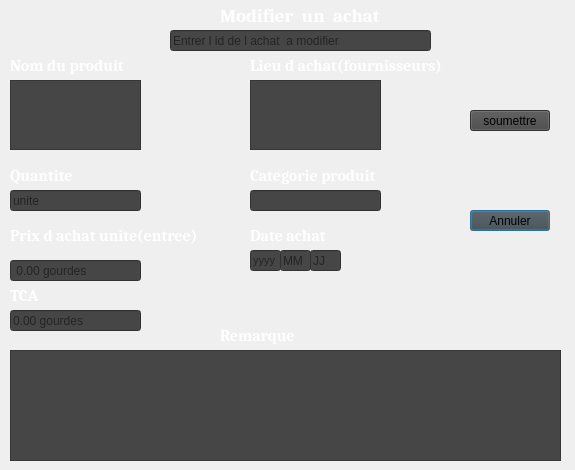
<?xml version="1.0" encoding="UTF-8"?>
<ui version="4.0">
 <class>modifierachat</class>
 <widget class="QDialog" name="modifierachat">
  <property name="geometry">
   <rect>
    <x>0</x>
    <y>0</y>
    <width>575</width>
    <height>470</height>
   </rect>
  </property>
  <property name="windowTitle">
   <string>Modifier achat</string>
  </property>
  <property name="windowIcon">
   <iconset resource="../../Documents/Menu/logo1.qrc">
    <normaloff>:/menu/logo1/logo.png</normaloff>:/menu/logo1/logo.png</iconset>
  </property>
  <widget class="QLabel" name="label">
   <property name="geometry">
    <rect>
     <x>220</x>
     <y>0</y>
     <width>171</width>
     <height>31</height>
    </rect>
   </property>
   <property name="font">
    <font>
     <family>Cambria</family>
     <pointsize>14</pointsize>
     <weight>75</weight>
     <bold>true</bold>
    </font>
   </property>
   <property name="styleSheet">
    <string notr="true">color: rgb(255, 255, 255);</string>
   </property>
   <property name="text">
    <string>Modifier  un  achat</string>
   </property>
  </widget>
  <widget class="QLineEdit" name="idachat">
   <property name="geometry">
    <rect>
     <x>170</x>
     <y>30</y>
     <width>261</width>
     <height>21</height>
    </rect>
   </property>
   <property name="styleSheet">
    <string notr="true">background-color: rgb(70, 70, 70);</string>
   </property>
   <property name="placeholderText">
    <string>Entrer l id de l achat  a modifier </string>
   </property>
  </widget>
  <widget class="QLabel" name="label_5">
   <property name="geometry">
    <rect>
     <x>10</x>
     <y>220</y>
     <width>201</width>
     <height>31</height>
    </rect>
   </property>
   <property name="font">
    <font>
     <family>Cambria</family>
     <pointsize>12</pointsize>
     <weight>75</weight>
     <bold>true</bold>
    </font>
   </property>
   <property name="styleSheet">
    <string notr="true">color: rgb(255, 255, 255);</string>
   </property>
   <property name="text">
    <string>Prix d achat unite(entree)</string>
   </property>
  </widget>
  <widget class="QPushButton" name="pushButton">
   <property name="geometry">
    <rect>
     <x>470</x>
     <y>210</y>
     <width>80</width>
     <height>21</height>
    </rect>
   </property>
   <property name="styleSheet">
    <string notr="true">background-color: rgb(70, 70, 70);</string>
   </property>
   <property name="text">
    <string>Annuler</string>
   </property>
  </widget>
  <widget class="QPushButton" name="acheter">
   <property name="geometry">
    <rect>
     <x>470</x>
     <y>110</y>
     <width>80</width>
     <height>21</height>
    </rect>
   </property>
   <property name="styleSheet">
    <string notr="true">background-color: rgb(70, 70, 70);</string>
   </property>
   <property name="text">
    <string>soumettre</string>
   </property>
  </widget>
  <widget class="QLineEdit" name="prix">
   <property name="geometry">
    <rect>
     <x>10</x>
     <y>260</y>
     <width>131</width>
     <height>21</height>
    </rect>
   </property>
   <property name="styleSheet">
    <string notr="true">background-color: rgb(70, 70, 70);</string>
   </property>
   <property name="placeholderText">
    <string> 0.00 gourdes</string>
   </property>
   <property name="clearButtonEnabled">
    <bool>true</bool>
   </property>
  </widget>
  <widget class="QLabel" name="label_8">
   <property name="geometry">
    <rect>
     <x>250</x>
     <y>160</y>
     <width>141</width>
     <height>31</height>
    </rect>
   </property>
   <property name="font">
    <font>
     <family>Cambria</family>
     <pointsize>12</pointsize>
     <weight>75</weight>
     <bold>true</bold>
    </font>
   </property>
   <property name="styleSheet">
    <string notr="true">color: rgb(255, 255, 255);</string>
   </property>
   <property name="text">
    <string>Categorie produit</string>
   </property>
  </widget>
  <widget class="QLabel" name="label_6">
   <property name="geometry">
    <rect>
     <x>250</x>
     <y>220</y>
     <width>131</width>
     <height>31</height>
    </rect>
   </property>
   <property name="font">
    <font>
     <family>Cambria</family>
     <pointsize>12</pointsize>
     <weight>75</weight>
     <bold>true</bold>
    </font>
   </property>
   <property name="styleSheet">
    <string notr="true">color: rgb(255, 255, 255);</string>
   </property>
   <property name="text">
    <string>Date achat</string>
   </property>
  </widget>
  <widget class="QLineEdit" name="jour">
   <property name="geometry">
    <rect>
     <x>310</x>
     <y>250</y>
     <width>31</width>
     <height>21</height>
    </rect>
   </property>
   <property name="styleSheet">
    <string notr="true">background-color: rgb(70, 70, 70);</string>
   </property>
   <property name="maxLength">
    <number>2</number>
   </property>
   <property name="placeholderText">
    <string>JJ</string>
   </property>
  </widget>
  <widget class="QLabel" name="label_2">
   <property name="geometry">
    <rect>
     <x>10</x>
     <y>50</y>
     <width>121</width>
     <height>31</height>
    </rect>
   </property>
   <property name="font">
    <font>
     <family>Cambria</family>
     <pointsize>12</pointsize>
     <weight>75</weight>
     <bold>true</bold>
    </font>
   </property>
   <property name="styleSheet">
    <string notr="true">color: rgb(255, 255, 255);</string>
   </property>
   <property name="text">
    <string>Nom du produit</string>
   </property>
  </widget>
  <widget class="QLabel" name="label_3">
   <property name="geometry">
    <rect>
     <x>10</x>
     <y>280</y>
     <width>51</width>
     <height>31</height>
    </rect>
   </property>
   <property name="font">
    <font>
     <family>Cambria</family>
     <pointsize>12</pointsize>
     <weight>75</weight>
     <bold>true</bold>
    </font>
   </property>
   <property name="styleSheet">
    <string notr="true">color: rgb(255, 255, 255);</string>
   </property>
   <property name="text">
    <string>TCA</string>
   </property>
  </widget>
  <widget class="QTextEdit" name="remarque">
   <property name="geometry">
    <rect>
     <x>10</x>
     <y>350</y>
     <width>551</width>
     <height>111</height>
    </rect>
   </property>
   <property name="font">
    <font>
     <family>Cambria</family>
     <pointsize>12</pointsize>
     <weight>75</weight>
     <bold>true</bold>
    </font>
   </property>
   <property name="styleSheet">
    <string notr="true">background-color: rgb(70, 70, 70);</string>
   </property>
  </widget>
  <widget class="QLineEdit" name="quantite">
   <property name="geometry">
    <rect>
     <x>10</x>
     <y>190</y>
     <width>131</width>
     <height>21</height>
    </rect>
   </property>
   <property name="styleSheet">
    <string notr="true">background-color: rgb(70, 70, 70);</string>
   </property>
   <property name="placeholderText">
    <string>unite</string>
   </property>
   <property name="clearButtonEnabled">
    <bool>true</bool>
   </property>
  </widget>
  <widget class="QLineEdit" name="categorie">
   <property name="geometry">
    <rect>
     <x>250</x>
     <y>190</y>
     <width>131</width>
     <height>21</height>
    </rect>
   </property>
   <property name="styleSheet">
    <string notr="true">background-color: rgb(70, 70, 70);</string>
   </property>
   <property name="clearButtonEnabled">
    <bool>true</bool>
   </property>
  </widget>
  <widget class="QTextEdit" name="nomproduit">
   <property name="geometry">
    <rect>
     <x>10</x>
     <y>80</y>
     <width>131</width>
     <height>70</height>
    </rect>
   </property>
   <property name="styleSheet">
    <string notr="true">background-color: rgb(70, 70, 70);</string>
   </property>
  </widget>
  <widget class="QLabel" name="label_9">
   <property name="geometry">
    <rect>
     <x>220</x>
     <y>320</y>
     <width>131</width>
     <height>31</height>
    </rect>
   </property>
   <property name="font">
    <font>
     <family>Cambria</family>
     <pointsize>12</pointsize>
     <weight>75</weight>
     <bold>true</bold>
    </font>
   </property>
   <property name="styleSheet">
    <string notr="true">color: rgb(255, 255, 255);</string>
   </property>
   <property name="text">
    <string>Remarque</string>
   </property>
  </widget>
  <widget class="QLineEdit" name="anne">
   <property name="geometry">
    <rect>
     <x>250</x>
     <y>250</y>
     <width>31</width>
     <height>21</height>
    </rect>
   </property>
   <property name="font">
    <font>
     <pointsize>8</pointsize>
     <weight>50</weight>
     <bold>false</bold>
     <underline>false</underline>
     <strikeout>false</strikeout>
    </font>
   </property>
   <property name="tabletTracking">
    <bool>true</bool>
   </property>
   <property name="contextMenuPolicy">
    <enum>Qt::DefaultContextMenu</enum>
   </property>
   <property name="autoFillBackground">
    <bool>false</bool>
   </property>
   <property name="styleSheet">
    <string notr="true">background-color: rgb(70, 70, 70);</string>
   </property>
   <property name="text">
    <string/>
   </property>
   <property name="maxLength">
    <number>4</number>
   </property>
   <property name="placeholderText">
    <string>yyyy</string>
   </property>
  </widget>
  <widget class="QLineEdit" name="tca">
   <property name="geometry">
    <rect>
     <x>10</x>
     <y>310</y>
     <width>131</width>
     <height>21</height>
    </rect>
   </property>
   <property name="styleSheet">
    <string notr="true">background-color: rgb(70, 70, 70);</string>
   </property>
   <property name="dragEnabled">
    <bool>false</bool>
   </property>
   <property name="placeholderText">
    <string>0.00 gourdes</string>
   </property>
   <property name="clearButtonEnabled">
    <bool>true</bool>
   </property>
  </widget>
  <widget class="QLabel" name="label_7">
   <property name="geometry">
    <rect>
     <x>250</x>
     <y>50</y>
     <width>201</width>
     <height>31</height>
    </rect>
   </property>
   <property name="font">
    <font>
     <family>Cambria</family>
     <pointsize>12</pointsize>
     <weight>75</weight>
     <bold>true</bold>
    </font>
   </property>
   <property name="styleSheet">
    <string notr="true">color: rgb(255, 255, 255);</string>
   </property>
   <property name="text">
    <string>Lieu d achat(fournisseurs)</string>
   </property>
  </widget>
  <widget class="QLabel" name="fond">
   <property name="geometry">
    <rect>
     <x>-10</x>
     <y>-40</y>
     <width>671</width>
     <height>511</height>
    </rect>
   </property>
   <property name="text">
    <string/>
   </property>
   <property name="pixmap">
    <pixmap resource="../../Documents/Menu/fond2.qrc">:/menu/fond/Fond2.png</pixmap>
   </property>
   <property name="scaledContents">
    <bool>true</bool>
   </property>
  </widget>
  <widget class="QTextEdit" name="fournisseur">
   <property name="geometry">
    <rect>
     <x>250</x>
     <y>80</y>
     <width>131</width>
     <height>70</height>
    </rect>
   </property>
   <property name="styleSheet">
    <string notr="true">background-color: rgb(70, 70, 70);</string>
   </property>
  </widget>
  <widget class="QLabel" name="label_10">
   <property name="geometry">
    <rect>
     <x>10</x>
     <y>160</y>
     <width>121</width>
     <height>31</height>
    </rect>
   </property>
   <property name="font">
    <font>
     <family>Cambria</family>
     <pointsize>12</pointsize>
     <weight>75</weight>
     <bold>true</bold>
    </font>
   </property>
   <property name="styleSheet">
    <string notr="true">color: rgb(255, 255, 255);</string>
   </property>
   <property name="text">
    <string>Quantite </string>
   </property>
  </widget>
  <widget class="QLineEdit" name="mois">
   <property name="geometry">
    <rect>
     <x>280</x>
     <y>250</y>
     <width>31</width>
     <height>21</height>
    </rect>
   </property>
   <property name="styleSheet">
    <string notr="true">background-color: rgb(70, 70, 70);</string>
   </property>
   <property name="maxLength">
    <number>2</number>
   </property>
   <property name="placeholderText">
    <string>MM</string>
   </property>
  </widget>
  <zorder>fond</zorder>
  <zorder>label</zorder>
  <zorder>idachat</zorder>
  <zorder>label_5</zorder>
  <zorder>pushButton</zorder>
  <zorder>acheter</zorder>
  <zorder>prix</zorder>
  <zorder>label_8</zorder>
  <zorder>label_6</zorder>
  <zorder>jour</zorder>
  <zorder>label_2</zorder>
  <zorder>label_3</zorder>
  <zorder>remarque</zorder>
  <zorder>quantite</zorder>
  <zorder>categorie</zorder>
  <zorder>nomproduit</zorder>
  <zorder>label_9</zorder>
  <zorder>anne</zorder>
  <zorder>tca</zorder>
  <zorder>label_7</zorder>
  <zorder>fournisseur</zorder>
  <zorder>label_10</zorder>
  <zorder>mois</zorder>
 </widget>
 <resources>
  <include location="../../Documents/Menu/fond2.qrc"/>
  <include location="../../Documents/Menu/logo1.qrc"/>
 </resources>
 <connections/>
</ui>
